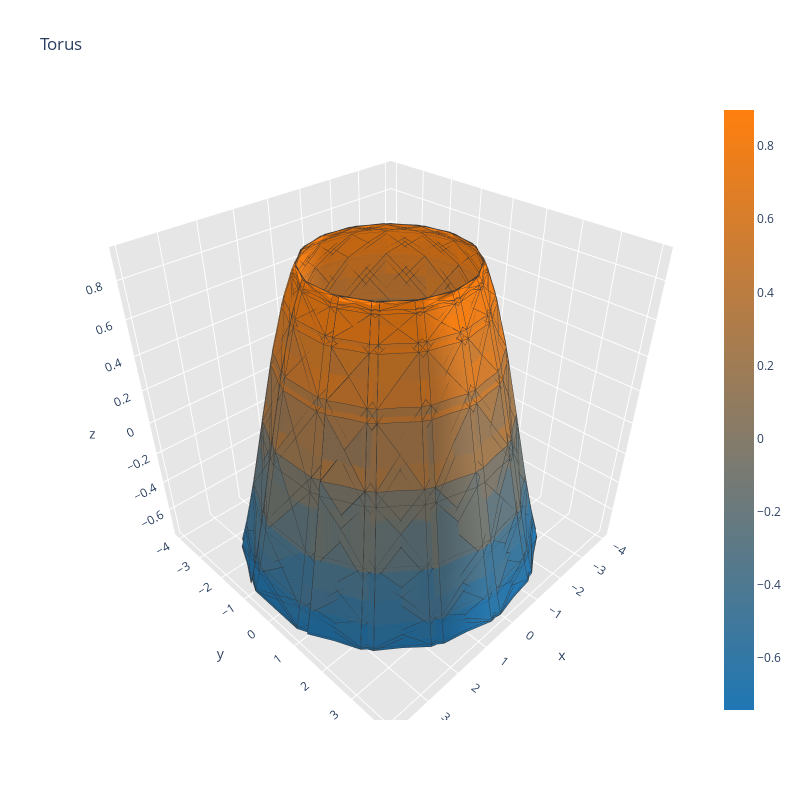

The notebook cell saved with this chart:
### Code cell
def f(x, y):
    return np.sin(np.sqrt(x ** 2 + y ** 2))
u = np.linspace(-6, 6, 30)
v = np.linspace(-6, 6, 30)
u,v = np.meshgrid(u,v)
u = u.flatten()
v = v.flatten()
x = (3 + (np.cos(v)))*np.cos(u)
y = (3 + (np.cos(v)))*np.sin(u)
z = f(x, y)
points2D = np.vstack([u,v]).T
tri = Delaunay(points2D)
simplices = tri.simplices

fig = ff.create_trisurf(x=x, y=y, z=z,
                        simplices=simplices,
                        title="Torus",
                        aspectratio=dict(x=1, y=1, z=1))
fig.show()

### Figure 1 — Plotly figure (JSON) as saved in the notebook; plotly's stock layout.template omitted (floating-point values rounded to 4 significant figures; data arrays with more than 128 entries replaced by an {"elided": "..."} marker saying what was removed)
{"data": [{"facecolor": {"elided": "1682 str values"}, "i": {"elided": "1682 int values"}, "j": {"elided": "1682 int values"}, "k": {"elided": "1682 int values"}, "name": "", "type": "mesh3d", "x": {"elided": "900 float values"}, "y": {"elided": "900 float values"}, "z": {"elided": "900 float values"}}, {"line": {"color": "rgb(50, 50, 50)", "width": 1.5}, "mode": "lines", "showlegend": false, "type": "scatter3d", "x": {"elided": "8410 float values"}, "y": {"elided": "8410 float values"}, "z": {"elided": "8410 float values"}}, {"hoverinfo": "none", "marker": {"color": [-0.7427, 0.8987], "colorscale": [[0, "rgb(31, 119, 180)"], [1, "rgb(255, 127, 14)"]], "showscale": true, "size": 0.1}, "mode": "markers", "showlegend": false, "type": "scatter3d", "x": [3.802], "y": [1.107], "z": [-0.7302]}], "layout": {"height": 800, "scene": {"aspectratio": {"x": 1, "y": 1, "z": 1}, "xaxis": {"backgroundcolor": "rgb(230, 230, 230)", "gridcolor": "rgb(255, 255, 255)", "showbackground": true, "zerolinecolor": "rgb(255, 255, 255)"}, "yaxis": {"backgroundcolor": "rgb(230, 230, 230)", "gridcolor": "rgb(255, 255, 255)", "showbackground": true, "zerolinecolor": "rgb(255, 255, 255)"}, "zaxis": {"backgroundcolor": "rgb(230, 230, 230)", "gridcolor": "rgb(255, 255, 255)", "showbackground": true, "zerolinecolor": "rgb(255, 255, 255)"}}, "title": {"text": "Torus"}, "width": 800}}
